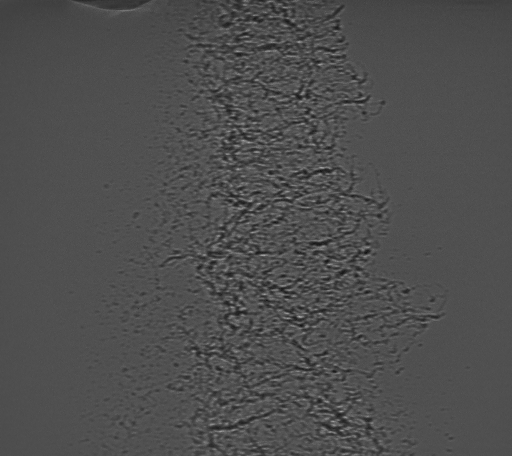
#> input picture individual_developers/jackson/120.tif, 512 x 456 px, found by its file name
$ python watershed.py
#> lines starting #> are read from the running program, lines starting #| are printed output that depends on the picture; after the words box and inside, x2 and y2 are one past the last pixel; in counts of white or black regions, pixels touching at a corner belong together
#> further down, img is the input picture: shape (456, 512); min 16, max 174, mean 78.5
import numpy as np
import matplotlib.pyplot as plt
import cv2

def watershed(image, kernelSize=5):
    '''
    Applies watershed method to segment image into droplets
    '''
#> called with kernelSize = 9

    #Convert into RGB
    img = np.copy(image)
    img = cv2.cvtColor(img,cv2.COLOR_GRAY2RGB)

    #Apply canny edge detection to whole image
    edges = cv2.Canny(image,100,200)
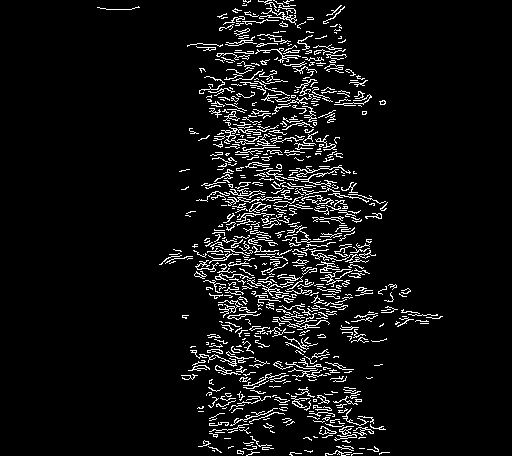
#> edges: shape (456, 512); 6.6% white in thin lines or dots, all inside (x1, y1, x2, y2) = (97, 0, 443, 456)

    #Generate a rough thresholding
    _,proc = cv2.threshold(image,0,255,cv2.THRESH_BINARY_INV+cv2.THRESH_OTSU)
#> proc: shape (456, 512); 17.2% white; 1619 white regions (1355 under 20 px), largest, box (x1, y1, x2, y2) and area: (155, 0, 512, 35) 5823, (0, 0, 151, 69) 3577, (182, 19, 346, 61) 1678

    kernel = np.ones((kernelSize,kernelSize),np.uint8)
    #Morphological closing of the rough threshold to weed out background
    closingThresh = cv2.morphologyEx(proc,cv2.MORPH_CLOSE,kernel)
#> closingThresh: shape (456, 512); 47% white; 113 white regions (106 under 20 px), largest, box (x1, y1, x2, y2) and area: (0, 0, 512, 456) 109015, (127, 212, 140, 230) 85, (102, 300, 119, 313) 76

    #Morphological closing on edges,
    # since they are often different than threshold
    closingEdge = cv2.morphologyEx(edges,cv2.MORPH_CLOSE,kernel)
#> closingEdge: shape (456, 512); 22.5% white; 12 white regions (6 under 20 px), largest, box (x1, y1, x2, y2) and area: (159, 0, 443, 456) 52294, (289, 450, 313, 456) 103, (97, 6, 140, 10) 44, (379, 100, 386, 105) 27, (185, 211, 196, 217) 27, (307, 17, 314, 20) 20


    #Combine the two closings
    closing = np.logical_or(closingEdge,closingThresh).astype('uint8')*255
#> closing: shape (456, 512); 47.3% white; 113 white regions (106 under 20 px), largest, box (x1, y1, x2, y2) and area: (0, 0, 512, 456) 109697, (127, 212, 140, 230) 85, (102, 300, 119, 313) 76

    #Define sure background and sure foreground and
    # take their as unknown region to be categorized
    sure_bg = np.uint8(closing)
    sure_fg = np.uint8(edges)
    unknown = cv2.subtract(sure_bg,sure_fg)
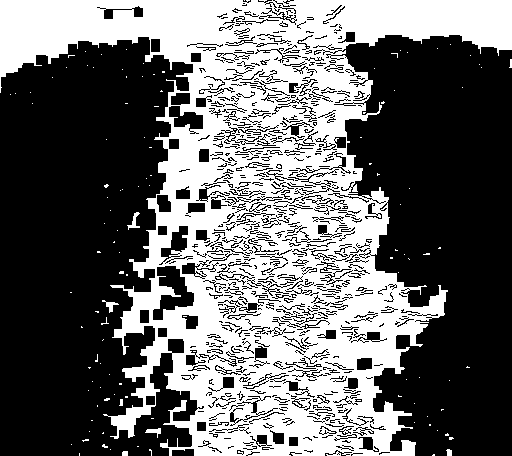
#> unknown: shape (456, 512); 40.7% white; 126 white regions (119 under 20 px), largest, box (x1, y1, x2, y2) and area: (0, 0, 512, 456) 94204, (127, 212, 140, 230) 85, (102, 300, 119, 313) 76

    '''
    #print debugging
    fig, axes = plt.subplots(1, 2)
    axes[0].set_title("Foreground")
    axes[0].imshow(sure_fg,cmap='gray')
    axes[1].set_title("Background")
    axes[1].imshow(sure_bg,cmap='gray')
    plt.show()
    #Print debugging
    plt.close()
    plt.imshow(unknown,cmap='gray')
    plt.show()
    '''

    #Define markers for the watershed method
    _, markers = cv2.connectedComponents(sure_fg)
#> markers: shape (456, 512) int32; 688 distinct labels, from 0 to 687
    markers += 1
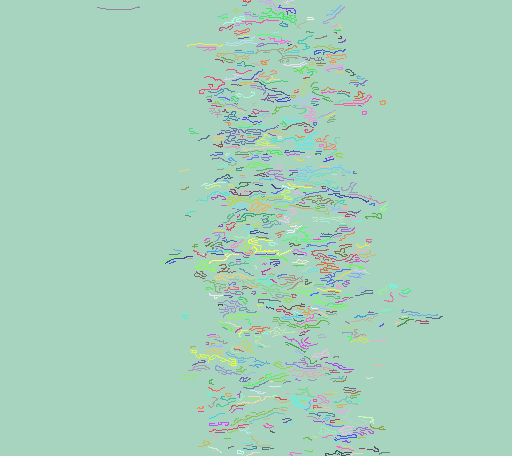
#> markers: shape (456, 512) int32; 688 distinct labels, from 1 to 688; one colour per label, 0 black
    markers[unknown==255] = 0
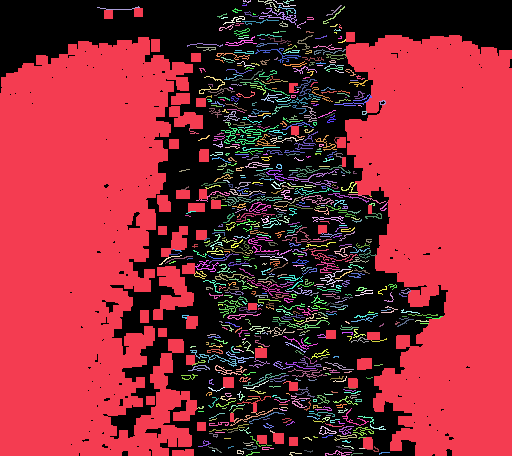
#> markers: shape (456, 512) int32; 689 distinct labels, from 0 to 688; one colour per label, 0 black
    markers = cv2.watershed(img,markers)
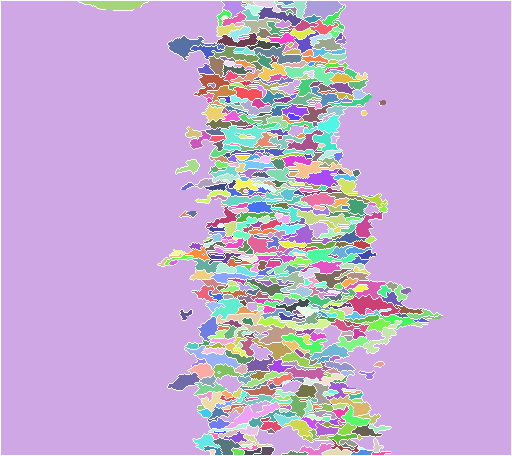
#> markers: shape (456, 512) int32; 690 distinct labels, from -1 to 688; one colour per label, 0 black, -1 white

    img[markers == -1] = [255, 255, 255]
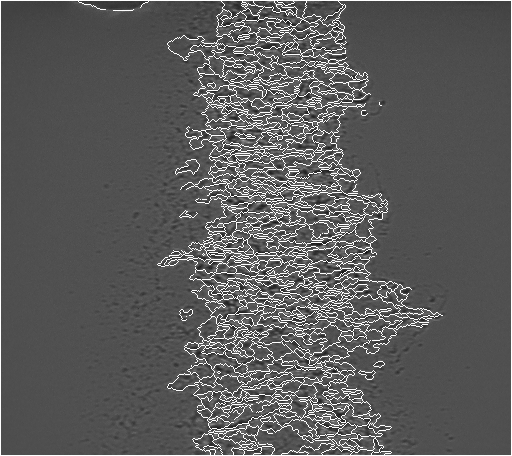
#> img: shape (456, 512, 3); 7.86% of pixels changed, all inside (x1, y1, x2, y2) = (0, 0, 512, 456)

    blobs = []
    canvas = np.zeros(image.shape).astype('uint16')
    for marker in range(markers.max()):
        binary = np.equal(markers, canvas).astype('uint8')*255
        contours, _ = cv2.findContours(binary, cv2.RETR_TREE, cv2.CHAIN_APPROX_SIMPLE)
        blobs.append(np.array(contours)[0])
        canvas += 1
#> this loop made 2 passes
#> contours on pass 1: 15 contours, all with area under 20
#> pass 2, in watershed, `binary = np.equal(markers, canvas).astype('uint8')*255`:
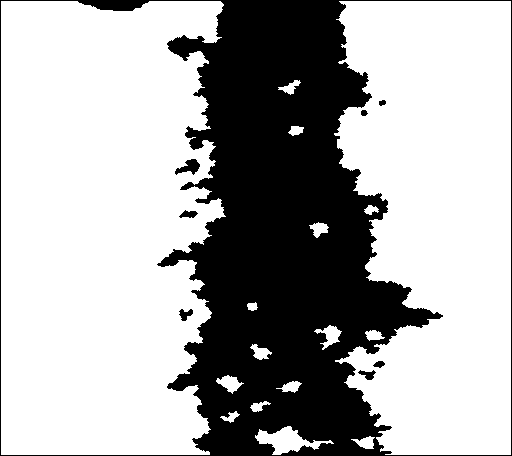
#> binary: shape (456, 512); 67.7% white; 8 black regions, largest, box (x1, y1, x2, y2) and area: (0, 0, 512, 456) 74739, (175, 159, 200, 175) 212, (179, 309, 193, 321) 99
#> after the loop: canvas: shape (456, 512) uint16; every value is 1
#> after the loop, blobs = [[[314, 410]]]
    blobs = np.array(blobs)

    return img, markers, blobs

img = cv2.imread("individual_developers/jackson/120.tif",-1)

#> (the run stopped early here; a loop or call above may not have finished)
